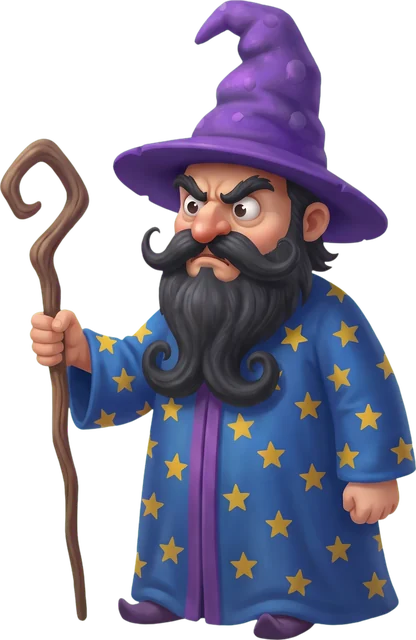
#> input picture art/barmaley-full.webp, 416 x 640 px, given in place of cherepaha.png, which was not available
$ python make-art.py
#> lines starting #> are read from the running program, lines starting #| are printed output that depends on the picture; after the words box and inside, x2 and y2 are one past the last pixel; in counts of white or black regions, pixels touching at a corner belong together
#!/usr/bin/env python3
"""Turns the Higgsfield originals in art-src/ into game images in art/:
cut-outs on transparency, animation sheets from the clips in art-src/video/ and resized story pictures."""
import subprocess
import sys
from pathlib import Path

import numpy as np
from PIL import Image, ImageChops, ImageFilter

root = Path(__file__).parent
src, out = root / "art-src", root / "art"
out.mkdir(exist_ok=True)


def key(rgb, erode=3, soft=1):
    """Removes the green screen: returns RGBA with the green fringe cleaned off fur."""
#> called with erode = 3, soft = 1
    rgb = rgb.astype(float)
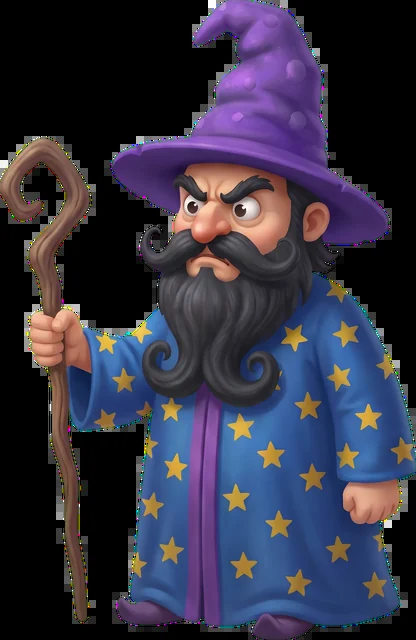
#> rgb: shape (640, 416, 3) float64; mean R, G, B 52.2, 49.7, 67.2
    r, g, b = rgb[..., 0], rgb[..., 1], rgb[..., 2]
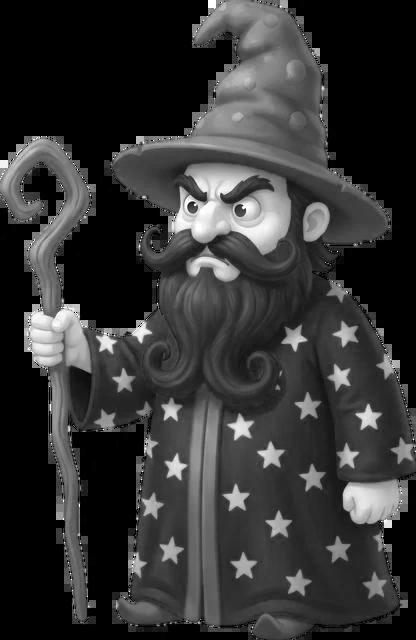
#> r: shape (640, 416) float64; min 0, max 255, mean 52.2
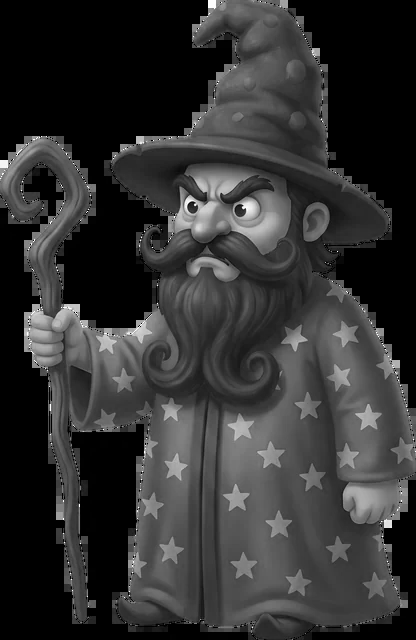
#> g: shape (640, 416) float64; min 0, max 255, mean 49.7
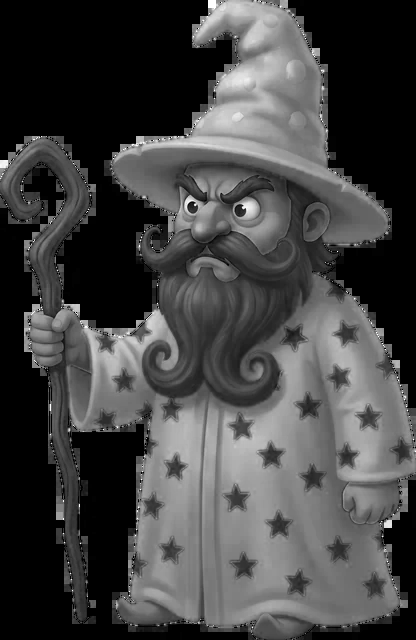
#> b: shape (640, 416) float64; min 0, max 255, mean 67.2
    spill = g - np.maximum(r, b)
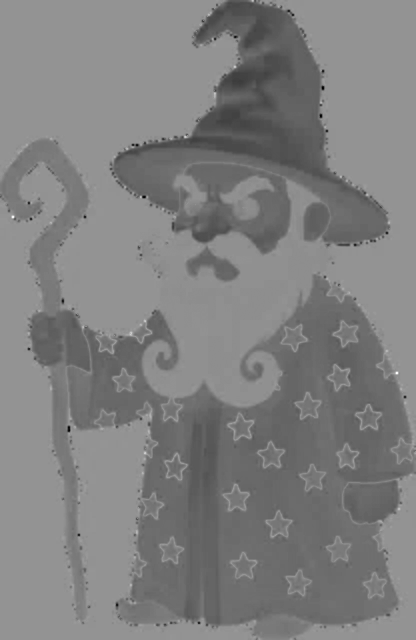
#> spill: shape (640, 416) float64; min -201, max 146, mean -26.5; drawn with min black and max white
    alpha = 1 - np.clip((spill - 25) / 80, 0, 1)
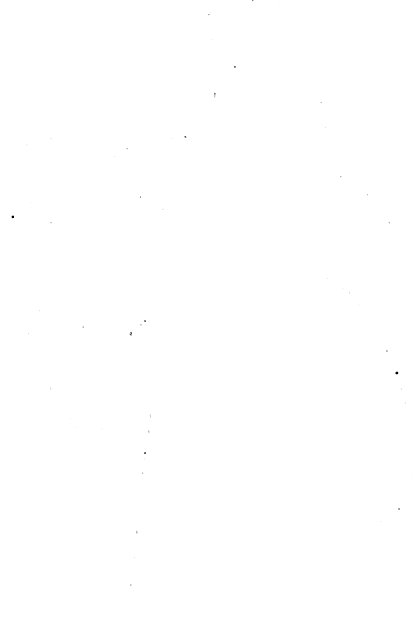
#> alpha: shape (640, 416) float64; min 0, max 1, mean 1
    rgb[..., 1] = np.where(spill > 0, np.maximum(r, b), g)
#> rgb: shape (640, 416, 3) float64; 2.88% of pixels changed, all inside (x1, y1, x2, y2) = (0, 0, 416, 640)
    a = Image.fromarray((alpha * 255).astype("uint8")).filter(ImageFilter.MinFilter(erode)).filter(ImageFilter.GaussianBlur(soft))
    img = Image.fromarray(rgb.astype("uint8")).convert("RGBA")
    img.putalpha(a)
    return img, a


def cutout(name, size=640):
    img, a = key(np.asarray(Image.open(src / f"{name}.png").convert("RGB")))
    img = img.crop(a.point(lambda v: 255 if v > 40 else 0).getbbox())
    img.thumbnail((size, size), Image.LANCZOS)
    img.save(out / f"{name}.webp", quality=86, method=6)


GRID, CELL, PAD = 6, 330, 9  # PAD: пустая кромка вокруг кадра, чтобы кадры не просвечивали друг в друга
FF = "/opt/homebrew/opt/ffmpeg-full/bin/ffmpeg"
FPS = 24


# [52 lines left out: functions main_only, shrink, best_loop, not called in this run]


def sheet(name):
    """Turns a clip into a sheet of cut-out frames for the game."""
    clip = src / "video" / f"{name}.mp4"
    info = subprocess.run([FF[:-6] + "ffprobe", "-v", "error", "-select_streams", "v", "-show_entries", "stream=width,height", "-of", "csv=p=0", str(clip)], capture_output=True, text=True).stdout.strip().split(",")
    w, h = int(info[0]), int(info[1])
    raw = subprocess.run([FF, "-v", "error", "-i", str(clip), "-f", "rawvideo", "-pix_fmt", "rgb24", "-"], capture_output=True).stdout
    frames = np.frombuffer(raw, "uint8").reshape(-1, h, w, 3)
    a, b = best_loop(frames)
    picks = np.linspace(a, b, GRID * GRID, endpoint=False).astype(int)
    keyed = [main_only(*key(frames[i], 5, 1.5)) for i in picks]
    box = None
    for _, al in keyed:
        c = al.point(lambda v: 255 if v > 60 else 0).getbbox()
        if c:
            box = c if box is None else (min(box[0], c[0]), min(box[1], c[1]), max(box[2], c[2]), max(box[3], c[3]))
    scale = (CELL - PAD * 2) / max(box[2] - box[0], box[3] - box[1])
    cw, ch = round((box[2] - box[0]) * scale), round((box[3] - box[1]) * scale)
    fw, fh = cw + PAD * 2, ch + PAD * 2
    canvas = Image.new("RGBA", (fw * GRID, fh * GRID), (0, 0, 0, 0))
    for i, (img, _) in enumerate(keyed):
        canvas.paste(shrink(img.crop(box), (cw, ch)), ((i % GRID) * fw + PAD, (i // GRID) * fh + PAD))
    canvas.save(out / f"s-{name}.webp", quality=84, alpha_quality=90, method=4)
    print(name, f"loop {a/FPS:.1f}-{b/FPS:.1f}s", (fw, fh), (out / f"s-{name}.webp").stat().st_size // 1024, "KB")


CHARACTERS = ("cherepaha", "osminog", "kozlik", "orlenok", "ezhik", "mysh", "koshey", "zayka", "medved", "slon", "zhiraf", "lisa", "snegir", "flamingo", "pavlin", "zhar", "edinorog", "drakon", "hero", "barmaley-full")
for name in sys.argv[1:] or CHARACTERS:  # можно пересобрать только названных
    cutout(name)
    sheet(name)
#> (the call stopped at in sheet, `info = subprocess.run([FF[:-6] + "ffprobe", "-v", "error", "-select_st..`: subprocess is not available in this run)
#> pass 2 of the loop `for name in sys.argv[1:] or CHARACTERS:`:
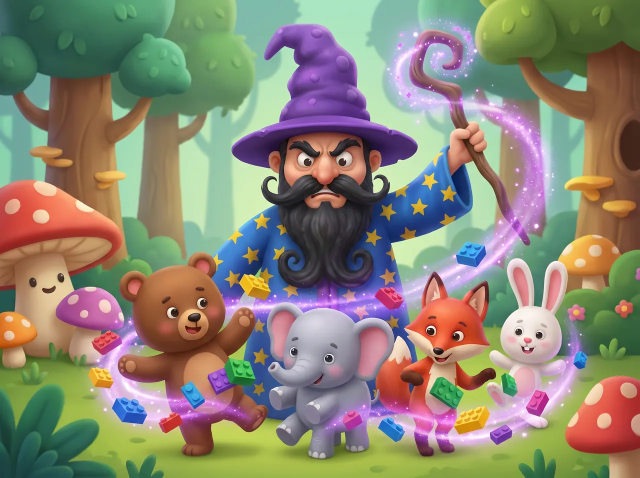
#> input picture art/barmaley.webp, 1280 x 956 px, given in place of osminog.png, which was not available (shown at 1/2 size)
#> r: shape (956, 1280) float64
#> g: shape (956, 1280) float64
#> b: shape (956, 1280) float64
#> spill: shape (956, 1280) float64
#> in key (call 2), `alpha = 1 - np.clip((spill - 25) / 80, 0, 1)`:
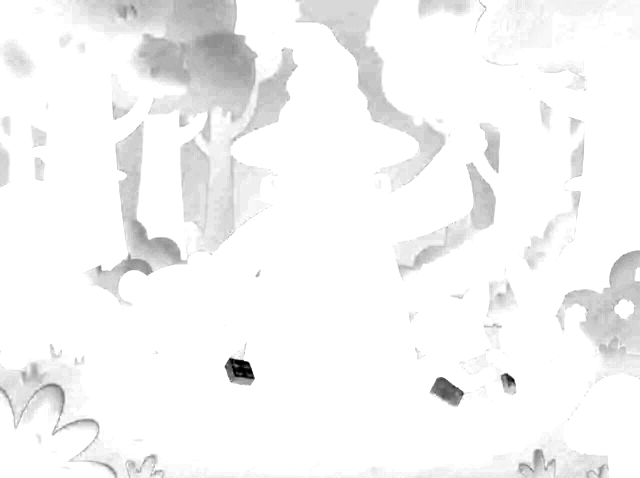
#> alpha: shape (956, 1280) float64 (shown at 1/2 size); min 0, max 1, mean 0.963
#> a: PIL image 1280x956 L
#> in cutout (call 2), `img.thumbnail((size, size), Image.LANCZOS)`:
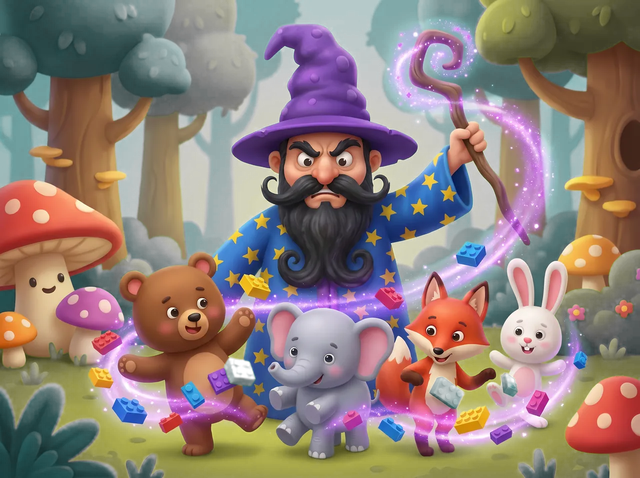
#> img: PIL image 640x478 RGBA; mean R, G, B, A 138.6, 121.8, 116.1, 243.9; transparent parts drawn white
#> (the run stopped early here; a loop or call above may not have finished)
